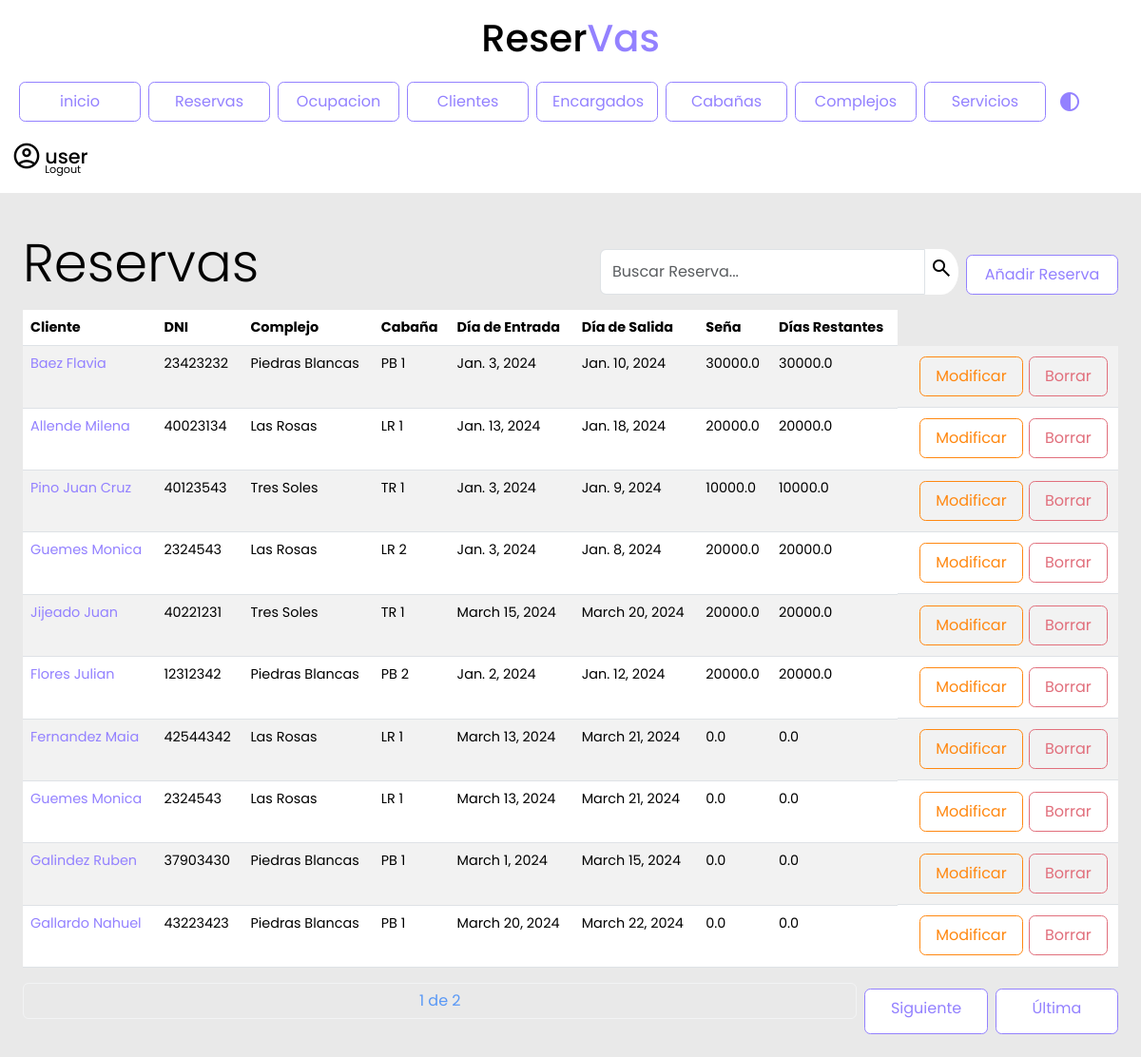
/reservas/ (signed in), run on the app's committed database.
### reservas/models.py (models this page shows, shortened)
class Reserva(models.Model):
    cliente = models.ForeignKey(Cliente, on_delete=models.CASCADE)
    complejo = models.ForeignKey(Complejo, on_delete=models.CASCADE)
    cabania = models.ForeignKey(Cabania, on_delete=models.CASCADE, default=None)
    diaEntrada = models.DateField()
    diaSalida = models.DateField()
    seña = models.FloatField(default=0, max_length=12)
    precio_original_cabania = models.FloatField(default=0)

class Cliente(models.Model):
    dni = models.IntegerField()
    apellido_nombre = models.CharField(max_length=100)
    telefono = models.CharField(max_length=30)
    email = models.CharField(max_length=50, default="user@gmail.com")
    pais = models.CharField(max_length=30, default="Argentina")
    provincia = models.CharField(max_length=30, default="Cordoba")
    localidad = models.CharField(max_length=30, default="Cordoba")

class Complejo(models.Model):
    nombre = models.CharField(max_length=100)
    direccion = models.CharField(max_length=100)
    encargado = models.ForeignKey(Encargado, on_delete=models.CASCADE)
    def __str__(self):
        return self.nombre

class Cabania(models.Model):
    nombre = models.CharField(max_length=100)
    tipo = models.CharField(max_length=15, choices=[('Apart','Apart'), ('Cabaña', 'Cabaña'), ('Departamento','Departamento'), ('Habitacion','Habitacion')])
    capacidad = models.CharField(max_length=2)
    precio = models.FloatField(max_length=10)
    complejo = models.ForeignKey(Complejo, on_delete=models.CASCADE, default="none")
    def __str__(self):
        return self.nombre

### reservas/views.py (the view)
# urls.py: path('reservas/', views.lista_reservas.as_view(), name='lista_reservas'),
class lista_reservas(LoginRequiredMixin, ListView):
    login_url = '/login/'
    model = Reserva
    template_name = 'lista_reservas.html'
    context_object_name = 'reservas'
    paginate_by = 10
    def get_queryset(self):
        query = self.request.GET.get('q', '')
        reservas = Reserva.objects.filter(
            Q(cliente__apellido_nombre__icontains=query) |
            Q(cliente__dni__icontains=query)
        )
        return reservas

### reservas/templates/lista_reservas.html (shortened to what this page needs)
{% include 'navbar.html' %}
{% block content %}
<div class="contenedor">
 <div class="row">
    <h1 class="col display-4 my-3">Reservas</h1>
    <div class=" col d-flex justify-content-end align-items-end mb-3">
        <form method="GET">
            <div class="input-group">
                <input type="text" id="search" class="form-control inputApagado" name="q" value="{{ query }}" placeholder="Buscar Reserva...">
                <button class="lupa" type="submit"><span class="material-symbols-outlined">search</span></button>
            </div>
        </form>
        <div class="d-flex justify-content-end align-items-end"><a class="botonPrimario" href="/reservas/reservaNuevo/">Añadir Reserva</a></div>
    </div>
</div>
    <table class="table table-striped table-hover" id="results">
        <thead>
            <tr>
                <th>Cliente</th>
                <th>DNI</th>
                <th>Complejo</th>
                <th>Cabaña</th>
                <th>Día de Entrada</th>
                <th>Día de Salida</th>
                <th>Seña</th>
                <th>Días Restantes</th>
            </tr>
        </thead>
        <tbody>
            {% for reserva in reservas %}
            <tr>
                <td><a href="{% url 'detalle_reserva' reserva.id %}">{{ reserva.cliente.apellido_nombre }}</a></td>
                <td>{{reserva.cliente.dni}}</td>
                <td>{{ reserva.complejo }}</td>
                <td>{{ reserva.cabania }}</td>
                <td>{{ reserva.diaEntrada }}</td>
                <td>{{ reserva.diaSalida }}</td>
                <td>{{ reserva.seña }}</td>
                <td>{{ reserva.seña }}</td>
                <td class="d-flex justify-content-end align-items-end">
                    <a class="botonTerciario" href="/reservas/reservaModif/{{ reserva.id }}">Modificar</a>
                    <a class="botonSecundario" href="/reservas/reservaBorrar/{{ reserva.id }}">Borrar</a>
                </td>
            </tr>
            {% endfor %}
        </tbody>
    </table>
    <div class="pagination justify-content-center">
        <span class="current-page btn btn-outline-light disabled text-primary mb-3">
            {{ page_obj.number }} de {{ page_obj.paginator.num_pages }}
        </span>
        {% if page_obj.has_next %}
            <a class="botonPrimario" href="?page={{ page_obj.next_page_number }}">Siguiente</a>
            <a class="botonPrimario" href="?page={{ page_obj.paginator.num_pages }}">Última</a>
        {% endif %}
    </div>
</div>
{% endblock %}

### reservas/templates/navbar.html (shortened to what this page needs)
{% extends 'base.html' %}
{% load static %}
{% block content %}
<header>
    <h1>Reser<span>Vas</span></h1>
</header>
<nav class="navbar navbar-expand-lg">
    <div class="container-fluid">
        <div class="navbar collapse navbar-collapse" id="navbarSupportedContent" >
            <ul class="navbar-nav me-auto mb-2 mb-lg-0">
                <li class="nav-item">
                    <a class="botonPrimario" href="/">inicio</a>
                </li>
                <li class="nav-item">
                    <a class="botonPrimario" href="/reservas">Reservas</a>
                </li>
                <li class="nav-item">
                    <a class="botonPrimario" href="{% url 'cabanias_disponibles' %}">Ocupacion</a>
                </li>
                <li class="nav-item">
                    <a class="botonPrimario" href="/clientes">Clientes</a>
                </li>
                <li class="nav-item">
                    <a class="botonPrimario" href="/encargados">Encargados</a>
                </li>
                <li class="nav-item">
                    <a class="botonPrimario" href="/cabanias">Cabañas</a>
                </li>
                <li class="nav-item">
                    <a class="botonPrimario" href="/complejos">Complejos</a>
                </li>
                <li class="nav-item">
                    <a class="botonPrimario"  href="/servicios">Servicios</a>
                </li>
                <button type="button" class="btn dark-mode">
                    <span class="material-symbols-outlined" id="botonDarkMode">
                    </span>
                </button>
            </ul>
            <div class="contenedorUsuario">
                <span class="material-symbols-outlined">
                </span>
                <div>
                    {% if request.user.is_authenticated %}
                    <h4 class="user">{{ request.user.username }}</h4>
                    <a href="/logout/">Logout</a>
                    {% else %}
                    <a href="/login/">Login</a>
                    {% endif %}
                </div>
            </div>
        </div>
    </div>
</nav>
{% endblock %}

### reservas/static/css/general.css (style rules this page uses)
:root { --font-family: 'poppins' sans-serif ; --color-primary: #9381ff; --color-danger: #e16f7c; --color-white: #fff; --color-dark: #000; --color-cyan: #51D6FF; --color-Terciary:#ff8811; --color-dark-variant: #E8F1F2; --color-background: #e9e9e9; --card-border-radius: 2rem; --border-radius-1: 0.4rem; --border-radius-2: 1.2rem; --card-padding: 1.8rem; --padding-1: 1.2rem; --box-shadow: 0 1rem 2rem var(--color-light); --bs-emphasis-color:var(--color-danger); --bs-table-striped-color:var(--color-dark-variant) }
html, body { margin: 0; padding: 0; height: 100%; width: 100%; background-color: var(--color-background); }
.contenedor { min-height: 100%; min-width: 100%; background-color: var(--color-background); overflow-y: auto; }
.contenedor h1 { color: var(--color-dark); }
.detalle h1,h3,h4,p { color: var(--color-dark); }
.navbar { background-color: var(--color-white); display: flex; margin: auto; }
.navbar a.botonPrimario { justify-content: center; width: 8rem; }
header { position: relative; background-color:var(--color-white); height: 4rem; font-family: 'poppins', sans-serif; text-align: center; }
header h1 { color: var(--color-dark); background-color: var(--color-white); position: relative; top: 1rem; }
header span { color: var(--color-primary); transition: ease .8s; }
.contenedor { padding: 1.5rem; font-family: 'poppins', sans-serif; font-size: 0.9rem; }
.botonPrimario { padding: 1rem; font-family: 'poppins', sans-serif; font-size: 1rem; font-weight:400; line-height: 0.5; margin-left:0.5rem; margin-top:0.4rem ; display: inline-block; text-align: center; text-decoration: none; vertical-align: middle; cursor: pointer; border: 0.1rem solid var(--color-primary); border-radius: var(--border-radius-1); background-color: var(--color-white); user-select: none; transition:ease-in-out 0.35s all; width: 10rem; text-decoration: none; color: var(--color-primary); }
.botonSecundario { padding: 1rem; margin:0.2rem; font-family: 'poppins', sans-serif; font-size: 1rem; font-weight:400; line-height: 0.5; display: inline-block; text-align: center; text-decoration: none; vertical-align: middle; cursor: pointer; border: 0.1rem solid #e16f7c; border-radius: var(--border-radius-1); background-color: transparent; user-select: none; transition:ease-in-out 0.35s all; text-decoration: none; color: #e16f7c; }
.botonTerciario { padding: 1rem; margin:0.2rem; font-family: 'poppins', sans-serif; font-size: 1rem; font-weight:400; line-height: 0.5; display: inline-block; text-align: center; text-decoration: none; vertical-align: middle; cursor: pointer; border: 0.1rem solid var(--color-Terciary); border-radius: var(--border-radius-1); background-color: transparent; user-select: none; transition:ease-in-out 0.35s all; text-decoration: none; color: var(--color-Terciary); }
.lupa { color: var(--color-dark); background-color: var(--color-white); border:none; border-radius: 50%; transition: ease 0.5s; margin-left: 0.1rem; height: 3rem; }
table a { color: var(--color-primary); text-decoration: none; transition: ease 0.3s; }
.col.display-4.my-3 { color: var(--color-dark); font-family: 'poppins', sans-serif; }
.contenedorUsuario { color: var(--color-dark); display: flex; flex-direction: row; transition: ease .8s; margin-right: 3rem; margin-top: 1rem; font-family: 'poppins', sans-serif; background-color: transparent; }
.contenedorUsuario span { margin-right: .2rem; font-size: 2rem; background-color: transparent; transition: ease .5s; }
.contenedorUsuario h4 { font-size: 1.3rem; margin-top: .3rem; transition: ease .5s; }
.contenedorUsuario div { display: flex; flex-direction: column; }
.contenedorUsuario div a { text-decoration: none; color: var(--color-dark); transition: ease .8s; margin-top: -1rem; font-size: .7rem; }
#botonDarkMode { color: var(--color-primary); margin-top: .5rem; }
#results { max-width: 100%; overflow: auto; }
.pagination.justify-content-center span { color: #9381ff; background-color: var(--color-background); height: 100%; width: 100%; }
a:link, a:visited, a:active { text-decoration: none; }
#results { overflow-x: auto; max-width: 100%; width: 100%; }

### data on the page
Reserva: cliente.apellido_nombre "Baez Flavia", cliente.dni "23423232", complejo "Piedras Blancas", cabania "PB 1", diaEntrada "Jan. 3, 2024", diaSalida "Jan. 10, 2024", seña "30000.0"
Reserva: cliente.apellido_nombre "Allende Milena", cliente.dni "40023134", complejo "Las Rosas", cabania "LR 1", diaEntrada "Jan. 13, 2024", diaSalida "Jan. 18, 2024", seña "20000.0"
Reserva: cliente.apellido_nombre "Pino Juan Cruz", cliente.dni "40123543", complejo "Tres Soles", cabania "TR 1", diaEntrada "Jan. 3, 2024", diaSalida "Jan. 9, 2024", seña "10000.0"
Reserva: cliente.apellido_nombre "Guemes Monica", cliente.dni "2324543", complejo "Las Rosas", cabania "LR 2", diaEntrada "Jan. 3, 2024", diaSalida "Jan. 8, 2024", seña "20000.0"
Reserva: cliente.apellido_nombre "Jijeado Juan", cliente.dni "40221231", complejo "Tres Soles", cabania "TR 1", diaEntrada "March 15, 2024", diaSalida "March 20, 2024", seña "20000.0"
Reserva: cliente.apellido_nombre "Flores Julian", cliente.dni "12312342", complejo "Piedras Blancas", cabania "PB 2", diaEntrada "Jan. 2, 2024", diaSalida "Jan. 12, 2024", seña "20000.0"
Reserva: cliente.apellido_nombre "Fernandez Maia", cliente.dni "42544342", complejo "Las Rosas", cabania "LR 1", diaEntrada "March 13, 2024", diaSalida "March 21, 2024", seña "0.0"
Reserva: cliente.apellido_nombre "Guemes Monica", cliente.dni "2324543", complejo "Las Rosas", cabania "LR 1", diaEntrada "March 13, 2024", diaSalida "March 21, 2024", seña "0.0"
Reserva: cliente.apellido_nombre "Galindez Ruben", cliente.dni "37903430", complejo "Piedras Blancas", cabania "PB 1", diaEntrada "March 1, 2024", diaSalida "March 15, 2024", seña "0.0"
Reserva: cliente.apellido_nombre "Gallardo Nahuel", cliente.dni "43223423", complejo "Piedras Blancas", cabania "PB 1", diaEntrada "March 20, 2024", diaSalida "March 22, 2024", seña "0.0"

### other printed values
{{ request.user.username }} "user"
{{ page_obj.number }} "1"
{{ page_obj.paginator.num_pages }} "2"
